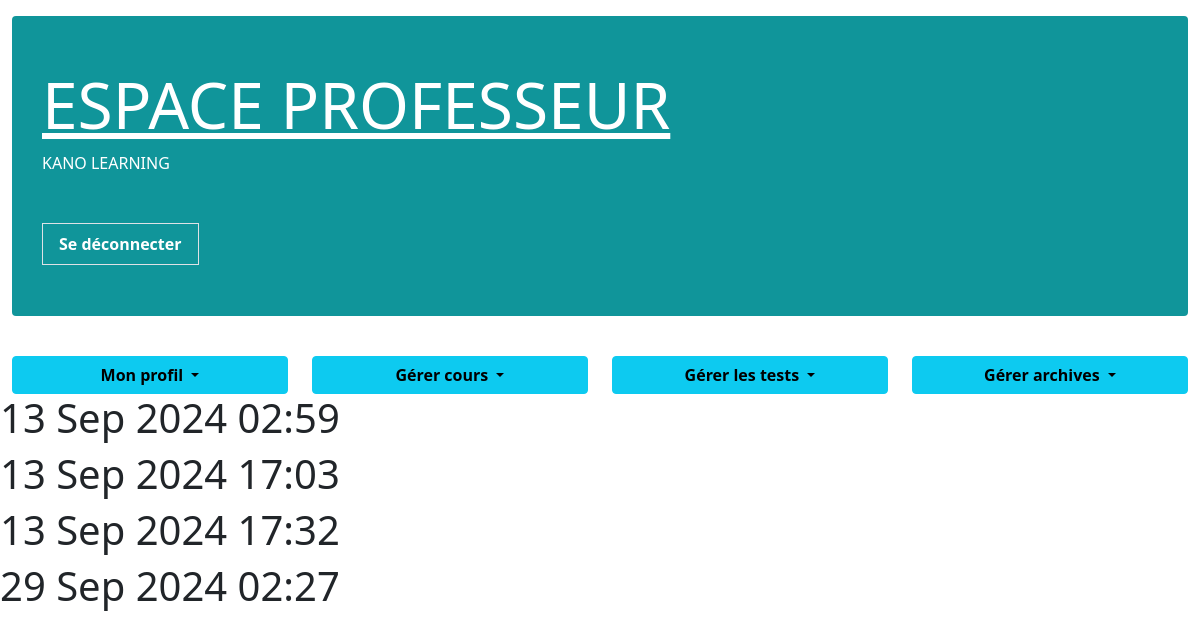
Before: /index_prof/ (signed in) with the older database file.
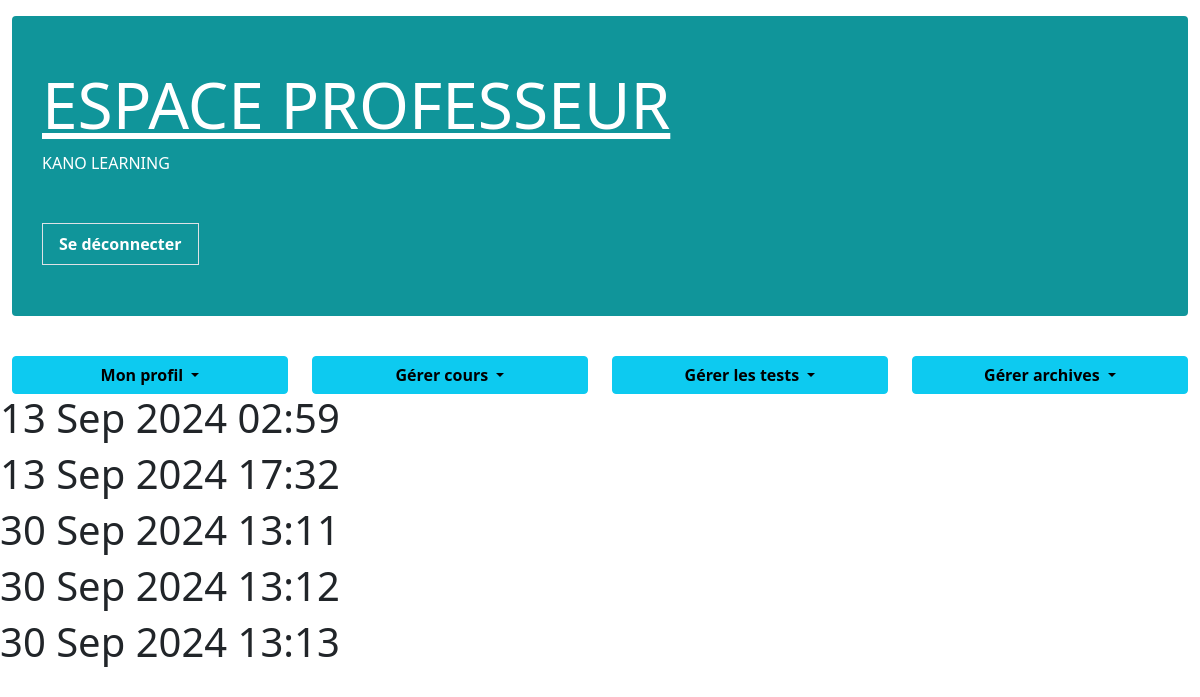
After: the same page with the newer database file.
### home/models.py (models this page shows, shortened)
class Cours(models.Model):
    titre = models.CharField(max_length=255)
    profil_cours = models.ImageField(upload_to='image', null=True, blank=True)
    intoduction = models.TextField(null=True, blank=True)
    resume = models.TextField(null=True, blank=True)
    document = models.FileField(upload_to='documents/', null=True, blank=True)
    choix_matiere = models.ForeignKey ('Matiere', on_delete=models.CASCADE)
    choix_classe = models.ForeignKey ('Classe', on_delete=models.CASCADE)
    Date_creation = models.DateTimeField(auto_now_add=True)  # Date et heure de création
    Date_modif = models.DateTimeField(auto_now=True)  # Date et heure de mise à jour
    temps_etudes = models.IntegerField()

### home/views.py (the view)
# urls.py: path('index_prof/', views.index_prof,name="index_prof" ),
@login_required(login_url='/index_prof/')
def index_prof(request):
    cours = Cours.objects.all()
    context = {"cour": cours}
    return render(request, "home/professeur/index.html", context)

### home/templates/home/professeur/index.html
{% extends 'home/professeur/prof_base.html' %}
{% block content %}
  {% load static %}
  {% for cours in cour %}
    <h1>{{ cours.Date_creation|date:'d M Y H:i' }}</h1>
  {% endfor %}
{% endblock %}

Changed rows visible on the page:
removed Cours: Date_creation "13 Sep 2024 17:03"
removed Cours: Date_creation "29 Sep 2024 02:27"
added Cours: Date_creation "30 Sep 2024 13:11"
added Cours: Date_creation "30 Sep 2024 13:12"
added Cours: Date_creation "30 Sep 2024 13:13"
